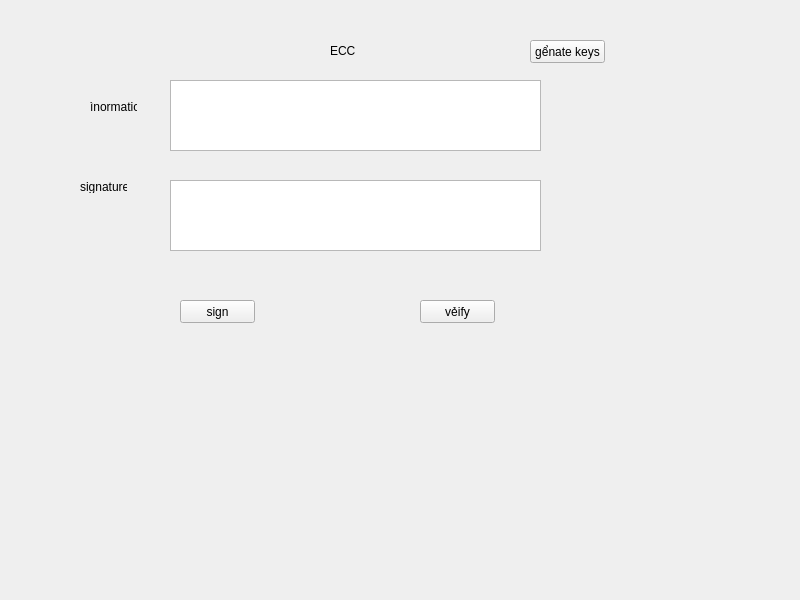
<?xml version="1.0" encoding="UTF-8"?>
<ui version="4.0">
 <class>MainWindow</class>
 <widget class="QMainWindow" name="MainWindow">
  <property name="geometry">
   <rect>
    <x>0</x>
    <y>0</y>
    <width>800</width>
    <height>600</height>
   </rect>
  </property>
  <property name="windowTitle">
   <string>MainWindow</string>
  </property>
  <widget class="QWidget" name="centralwidget">
   <widget class="QLabel" name="label">
    <property name="geometry">
     <rect>
      <x>330</x>
      <y>30</y>
      <width>71</width>
      <height>41</height>
     </rect>
    </property>
    <property name="text">
     <string>ECC</string>
    </property>
   </widget>
   <widget class="QPushButton" name="btn_sign">
    <property name="geometry">
     <rect>
      <x>180</x>
      <y>300</y>
      <width>75</width>
      <height>23</height>
     </rect>
    </property>
    <property name="text">
     <string>sign</string>
    </property>
   </widget>
   <widget class="QPushButton" name="btn_verify">
    <property name="geometry">
     <rect>
      <x>420</x>
      <y>300</y>
      <width>75</width>
      <height>23</height>
     </rect>
    </property>
    <property name="text">
     <string>vẻify</string>
    </property>
   </widget>
   <widget class="QLabel" name="label_2">
    <property name="geometry">
     <rect>
      <x>90</x>
      <y>100</y>
      <width>47</width>
      <height>13</height>
     </rect>
    </property>
    <property name="text">
     <string>ìnormation</string>
    </property>
   </widget>
   <widget class="QLabel" name="label_4">
    <property name="geometry">
     <rect>
      <x>80</x>
      <y>180</y>
      <width>47</width>
      <height>13</height>
     </rect>
    </property>
    <property name="text">
     <string>signature</string>
    </property>
   </widget>
   <widget class="QTextEdit" name="txt_info">
    <property name="geometry">
     <rect>
      <x>170</x>
      <y>80</y>
      <width>371</width>
      <height>71</height>
     </rect>
    </property>
   </widget>
   <widget class="QTextEdit" name="txt_sign">
    <property name="geometry">
     <rect>
      <x>170</x>
      <y>180</y>
      <width>371</width>
      <height>71</height>
     </rect>
    </property>
   </widget>
   <widget class="QPushButton" name="bnt_gen_keys">
    <property name="geometry">
     <rect>
      <x>530</x>
      <y>40</y>
      <width>75</width>
      <height>23</height>
     </rect>
    </property>
    <property name="text">
     <string>gểnate keys</string>
    </property>
   </widget>
  </widget>
  <widget class="QMenuBar" name="menubar">
   <property name="geometry">
    <rect>
     <x>0</x>
     <y>0</y>
     <width>800</width>
     <height>21</height>
    </rect>
   </property>
  </widget>
 </widget>
 <resources/>
 <connections/>
</ui>
